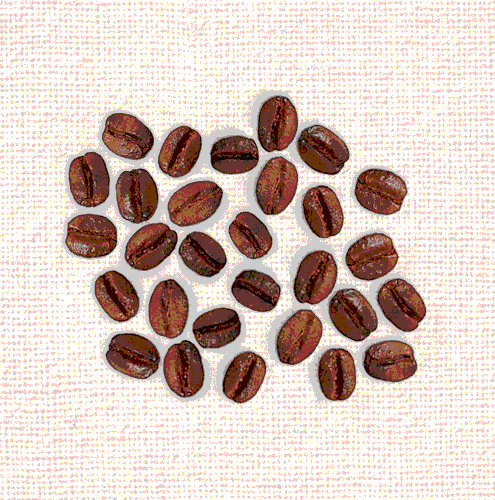
#> input picture Visão_Computacional/Aula06/cafe.png, 495 x 500 px
$ jupyter execute RealceBordas.ipynb   (older library calls are emulated)
#> lines starting #> are read from the running program, lines starting #| are printed output that depends on the picture
# Realce de Bordas

Inclusão dos pacotes.

[cell 1]
import matplotlib.pyplot as plt
import matplotlib.image as mpimg
import numpy as np
import cv2

1) Abra a imagem cafe.png e plote a mesma em tons de cinza.

[cell 2]
# Carregar a imagem
imagem = mpimg.imread('cafe.png')
#> imagem is the input picture: shape (500, 495, 4) float32; mean R, G, B, A 0.857, 0.782, 0.75, 1

image = cv2.imread('cafe.png', cv2.IMREAD_GRAYSCALE)
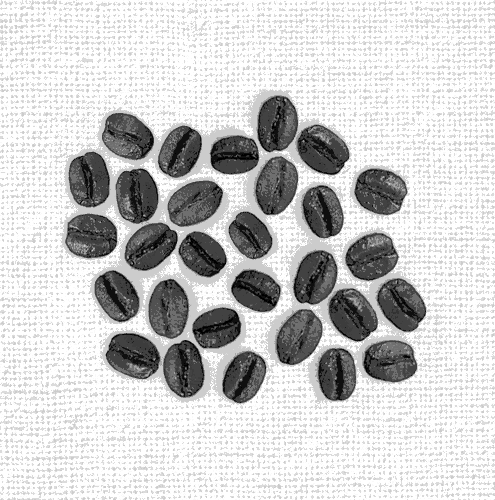
#> image: shape (500, 495); min 0, max 255, mean 204.1

# Plotar a imagem em tons de cinza
plt.imshow(image, cmap='gray')
plt.axis('off')  # Desativar os eixos
plt.show()

2) Execute o algoritmo de detecção de bordas de Sobel e plote o resultado.

[cell 3]
# Aplicar o filtro de Sobel
sobel_x = cv2.Sobel(image, cv2.CV_64F, 1, 0, ksize=3)
sobel_y = cv2.Sobel(image, cv2.CV_64F, 0, 1, ksize=3)
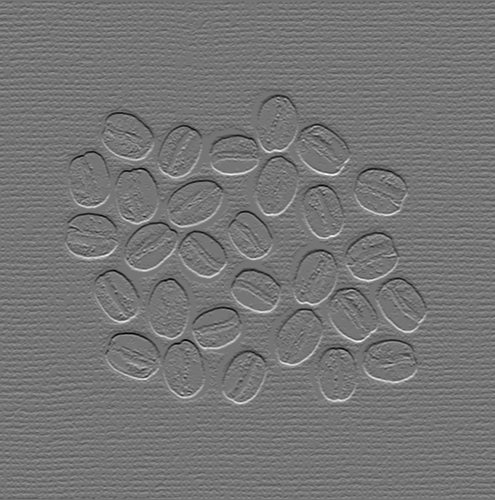
#> sobel_y: shape (500, 495) float64; min -801, max 933, mean -0.1; drawn with min black and max white

# Calcular a magnitude das bordas
magnitude_bordas = cv2.magnitude(sobel_x, sobel_y)
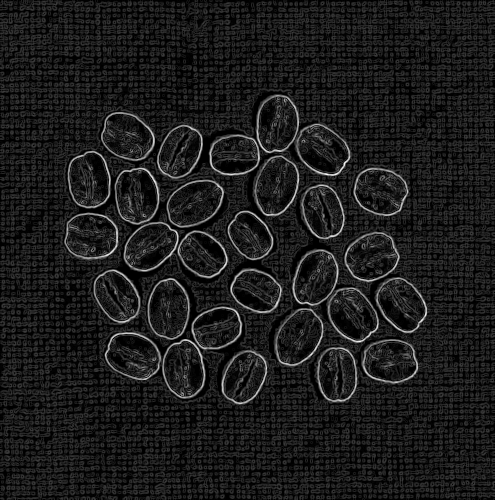
#> magnitude_bordas: shape (500, 495) float64; min 0, max 958.4, mean 106.2; drawn with min black and max white

# Normalizar a magnitude das bordas para exibição
magnitude_bordas = cv2.normalize(magnitude_bordas, None, 0, 255, cv2.NORM_MINMAX, dtype=cv2.CV_8U)

# Plotar a imagem original e a imagem com as bordas detectadas lado a lado
plt.figure(figsize=(10, 5))

# Plotar imagem original
plt.subplot(1, 2, 1)
plt.imshow(image, cmap='gray')
plt.title('Imagem Original')
plt.axis('off')

# Plotar imagem com bordas detectadas
plt.subplot(1, 2, 2)
plt.imshow(magnitude_bordas, cmap='gray')
plt.title('Bordas Detectadas (Sobel)')
plt.axis('off')

plt.show()

3) Execute o algoritmo de detecção de bordas de Prewitt e plote o resultado.

[cell 4]
# Aplicar o filtro de Prewitt horizontal
prewitt_horizontal = cv2.filter2D(image, -1, np.array([[-1, 0, 1], [-1, 0, 1], [-1, 0, 1]]))
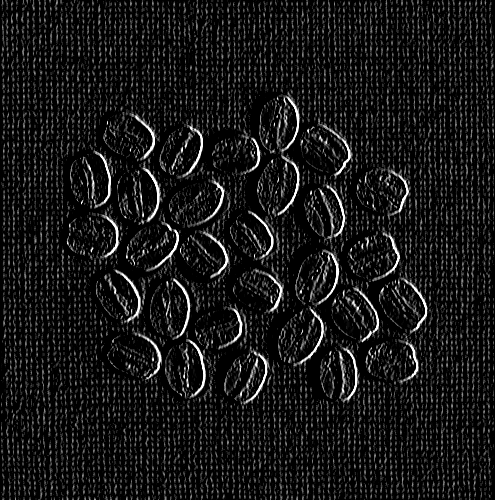
#> prewitt_horizontal: shape (500, 495); min 0, max 255, mean 23

# Aplicar o filtro de Prewitt vertical
prewitt_vertical = cv2.filter2D(image, -1, np.array([[-1, -1, -1], [0, 0, 0], [1, 1, 1]]))
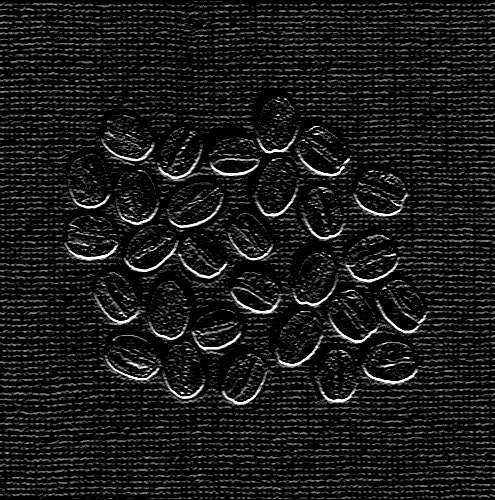
#> prewitt_vertical: shape (500, 495); min 0, max 255, mean 24.6

# Calcular a magnitude das bordas
magnitude = np.sqrt(prewitt_horizontal**2 + prewitt_vertical**2)
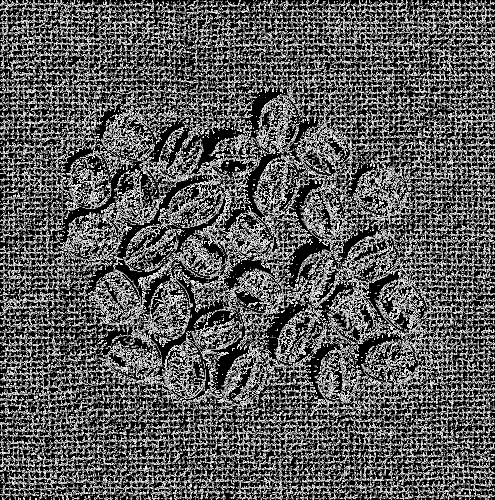
#> magnitude: shape (500, 495) float16; min 0, max 15.91, mean 5.67; drawn with min black and max white

# Plotar as imagens
plt.figure(figsize=(10, 5))

plt.subplot(1, 3, 1)
plt.imshow(image, cmap='gray')
plt.title('Imagem Original')
plt.axis('off')

plt.subplot(1, 3, 2)
plt.imshow(magnitude, cmap='gray')
plt.title('Detecção de Bordas de Prewitt')
plt.axis('off')

plt.show()

4) Execute o algoritmo de detecção de bordas de Roberts e plote o resultado.

[cell 5]
# Aplicar os filtros de Roberts
roberts_x = cv2.filter2D(image, -1, np.array([[1, 0], [0, -1]])).astype(np.float32)
roberts_y = cv2.filter2D(image, -1, np.array([[0, 1], [-1, 0]])).astype(np.float32)

# Calcular a magnitude das bordas
magnitude = cv2.magnitude(roberts_x, roberts_y)
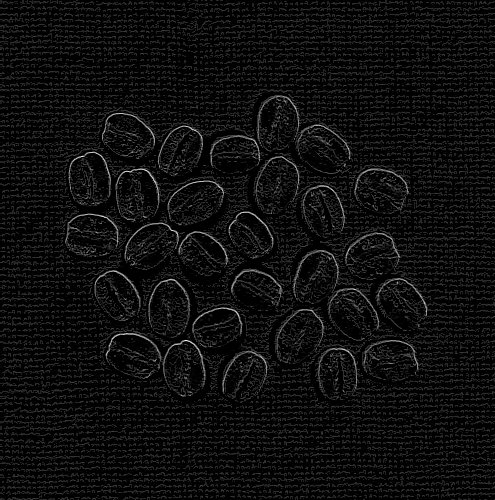
#> magnitude: shape (500, 495) float32; min 0, max 243.2, mean 14

# Plotar as imagens
plt.figure(figsize=(10, 5))

plt.subplot(1, 3, 1)
plt.imshow(image, cmap='gray')
plt.title('Imagem Original')
plt.axis('off')

plt.subplot(1, 3, 2)
plt.imshow(magnitude, cmap='gray')
plt.title('Detecção de Bordas de Roberts')
plt.axis('off')

plt.show()

5) Execute o algoritmo de detecção de bordas de LoG (Laplaciano do Gaussiano) e plote o resultado.

[cell 6]
# Aplicar um filtro Gaussiano para suavizar a imagem
image_blurred = cv2.GaussianBlur(image, (3, 3), 0)

# Aplicar o Laplaciano
laplacian = cv2.Laplacian(image_blurred, cv2.CV_64F)
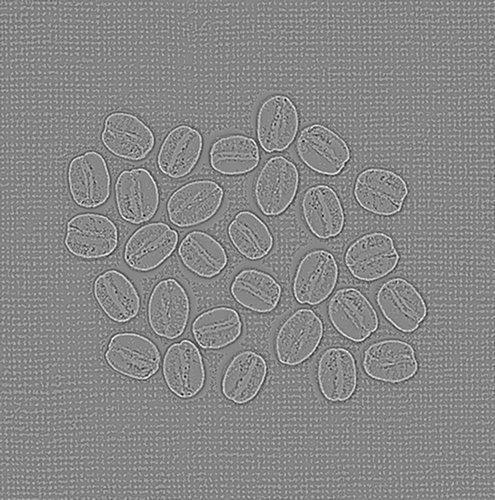
#> laplacian: shape (500, 495) float64; min -111, max 98, mean 0; drawn with min black and max white

# Plotar as imagens
plt.figure(figsize=(10, 5))

plt.subplot(1, 3, 1)
plt.imshow(image, cmap='gray')
plt.title('Imagem Original')
plt.axis('off')

plt.subplot(1, 3, 2)
plt.imshow(laplacian, cmap='gray')
plt.title('Detecção de Bordas de LoG')
plt.axis('off')

plt.show()

6) Execute o algoritmo de detecção de bordas de Canny para 3 conjuntos de parâmetros distintos e plote os resultados.

[cell 7]
canny_params = [(50, 150), (100, 200), (150, 250)]

plt.figure(figsize=(15, 5))

for i, (minVal, maxVal) in enumerate(canny_params):
    edges = cv2.Canny(image, minVal, maxVal)

    plt.subplot(1, 3, i+1)
    plt.imshow(edges, cmap='gray')
    plt.title(f'Canny (minVal={minVal}, maxVal={maxVal})')
    plt.axis('off')
#> this loop made 3 passes
#> pass 1, `edges = cv2.Canny(image, minVal, maxVal)`:
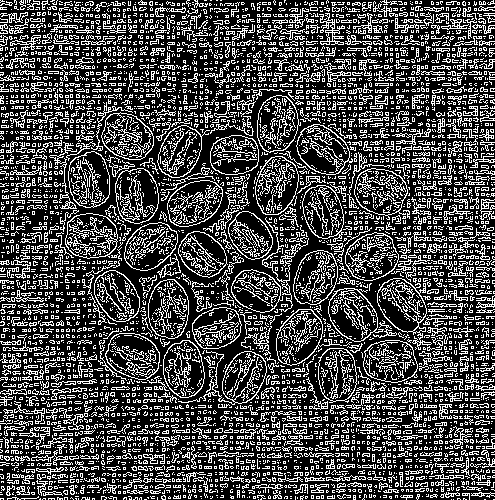
#> edges: shape (500, 495); 28.7% white in thin lines or dots
#> pass 3, `edges = cv2.Canny(image, minVal, maxVal)`:
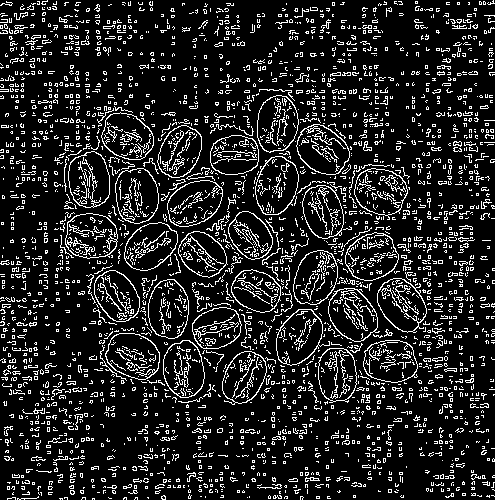
#> edges: shape (500, 495); 14.1% white in thin lines or dots

plt.show()
